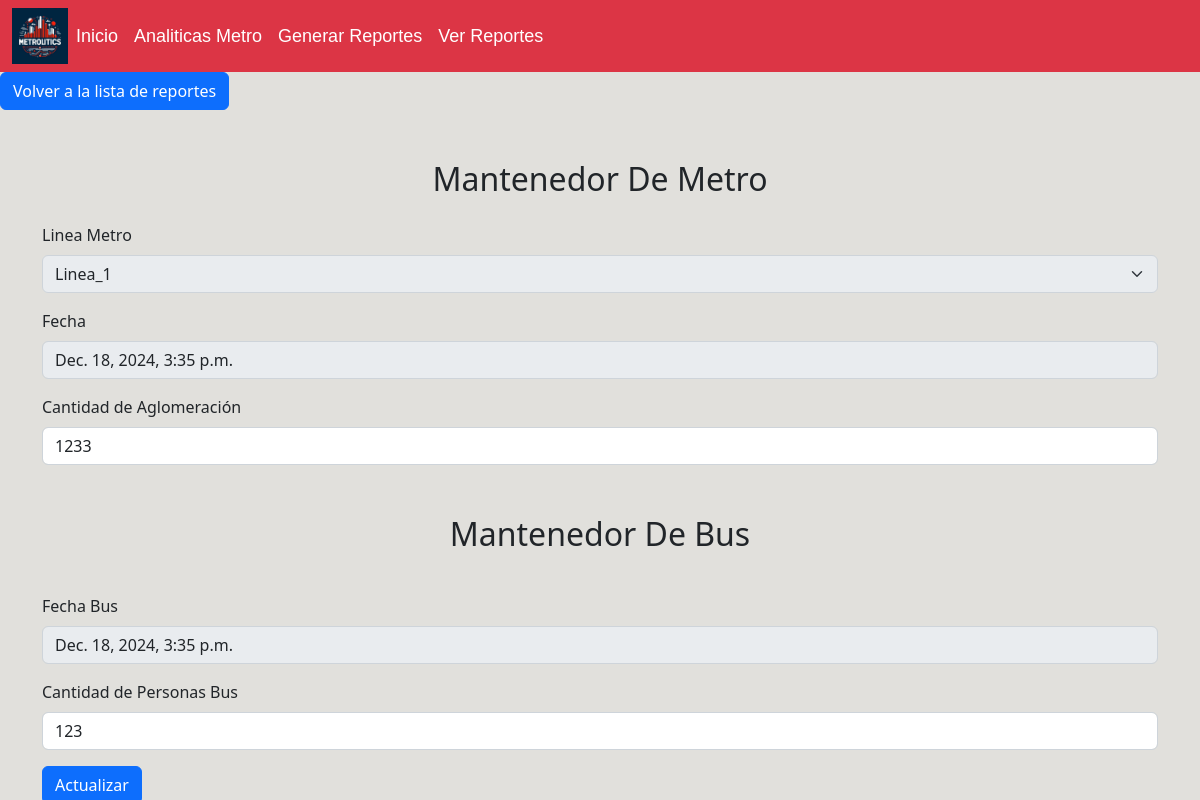
The app's page /editar_reportes/38/ with its own data.
### Metro/models.py (models this page shows, shortened)
class Mantenedor_metro(models.Model):
    id_metro = models.AutoField(primary_key=True)
    linea_metro = models.CharField(max_length=50)
    fecha = models.DateTimeField()
    aglomeracion = models.IntegerField()

class Mantenedor_bus(models.Model):
    id_bus = models.AutoField(primary_key=True)
    f_id_metro = models.ForeignKey(Mantenedor_metro,on_delete=models.CASCADE,db_column='id_metro')
    fecha = models.DateTimeField(null=True)
    cantidad_personas = models.IntegerField()

### Metro/views.py (the view, shortened to what this page needs)
# urls.py: path('editar_reportes/<int:id_reporte>/',views.editar_reportes,name='editar_reportes')
def editar_reportes(request, id_reporte):
    reporte = get_object_or_404(Reporte, id_reporte=id_reporte)
    metro = reporte.f_id_metro
    bus = reporte.f_id_bus
    context ={'metro':metro,
              'bus':bus,
              'reporte':reporte}
    return render(request,'Metro/editar_reportes.html',context)

### Metro/templates/Metro/editar_reportes.html (shortened to what this page needs)
{% extends "Metro/base.html" %}
{% block content %}
<a href="{% url 'ver_reportes' %}" class="btn btn-primary">Volver a la lista de reportes</a>
<div class="container">
    <span class="Titulo-Form">Mantenedor De Metro</span>
    <form class="row g-3" id="form-agregar" method="POST" action="{% url 'editar_reportes' reporte.id_reporte %}">
      <div class="col-md-12">
          <label for="linea" class="form-label">Linea Metro</label>
          <select class="form-select" id="linea" name="linea" disabled>
              <option selected >{{metro.linea_metro}}</option>
          </select>
      </div>
      <div class="col-md-12">
          <label for="fecha" class="form-label">Fecha</label>
          <input type="text" class="form-control" id="fecha" name="fecha" disabled value="{{metro.fecha}}">
      </div>
      <div class="col-md-12">
          <label for="aglomeracion" class="form-label">Cantidad de Aglomeración</label>
          <input type="number" class="form-control" id="aglomeracion" name="aglomeracion" value="{{metro.aglomeracion}}">
      </div>
      <span class="Titulo-Form">Mantenedor De Bus</span>
      <div class="col-md-12">
          <label for="fecha_bus" class="form-label">Fecha Bus</label>
          <input type="text" class="form-control" id="fecha_bus" name="fecha_bus" disabled value="{{bus.fecha}}" >
      </div>
      <div class="col-md-12">
          <label for="personas_bus" class="form-label">Cantidad de Personas Bus</label>
          <input type="number" class="form-control" id="personas_bus" name="personas_bus" value="{{bus.cantidad_personas}}" >
      </div>
      <div class="col-12">
          <button type="submit" class="btn btn-primary" id="boton-submit">Actualizar</button>
      </div>
  </form>
</div>
{% endblock %}

### Metro/static/css/style_base.css (style rules this page uses)
body { background-color: rgb(225,224,220); }

### Metro/static/css/style_forms.css (style rules this page uses)
.Titulo-Form { margin-top: 4%; display: block; text-align: center; font-size: xx-large; padding-bottom: 20px; }

### records on screen
Mantenedor_metro: linea "Linea_1", fecha "Dec. 18, 2024, 3:35 p.m.", aglomeracion "1233"
Mantenedor_bus: fecha_bus "Dec. 18, 2024, 3:35 p.m.", personas_bus "123"
